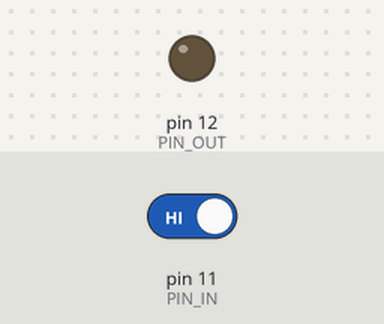
This program was run on a simulated Raspberry Pi (header pin numbers). On the bench: output pins drawn as LEDs (lit = HIGH). Inputs (shaded band) come from the test bench; at power-on: pin 11 (PIN_IN) HIGH.

Above: at 1.2 s.
1.3 s: pin 11 (PIN_IN) driven LOW
At 2.5 s:
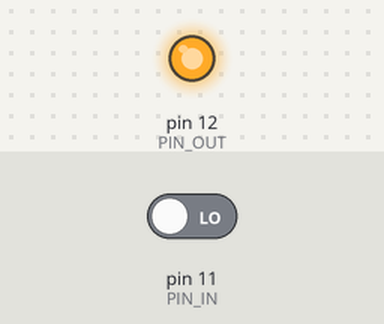
2.8 s: pin 11 (PIN_IN) driven HIGH
At 3.8 s:
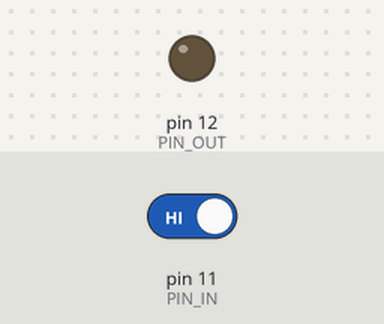
Timing chart, 0 to 5.8 s (numbered marks = the images above; inputs shaded):
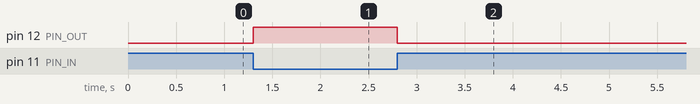

The program:

LedTaster.py
```python
#!/usr/bin/python
'''
Created on 16.04.2017

@author: patrik
'''

# Verwenden von GPIO
import RPi.GPIO as GPIO

# Warnungen ausschalten
#GPIO.setwarnings(False)
# Pin Nummern verwenden
GPIO.setmode(GPIO.BOARD)

#GPIO Pins zuweisen
PIN_IN = 11
PIN_OUT = 12

# Pin 17 als Input
GPIO.setup(PIN_IN, GPIO.IN)
# Pin 18 als Output
GPIO.setup(PIN_OUT, GPIO.OUT)


if __name__ == '__main__':
    try:
        while True:
          # Solange Button nicht gedrueckt wird (False)
          if not GPIO.input(PIN_IN):
            GPIO.output(PIN_OUT, True)
          # Wenn der Button gedrueckt wird
          else:
            GPIO.output(PIN_OUT, False)

        # Beim Abbruch durch STRG+C resetten
    except KeyboardInterrupt:
        print("Programm vom User gestoppt")
        GPIO.cleanup()
```

Measured:
- after the input at 1.3 s, pin 12 (PIN_OUT): LOW → HIGH at once
- after the input at 2.8 s, pin 12 (PIN_OUT): HIGH → LOW at once
